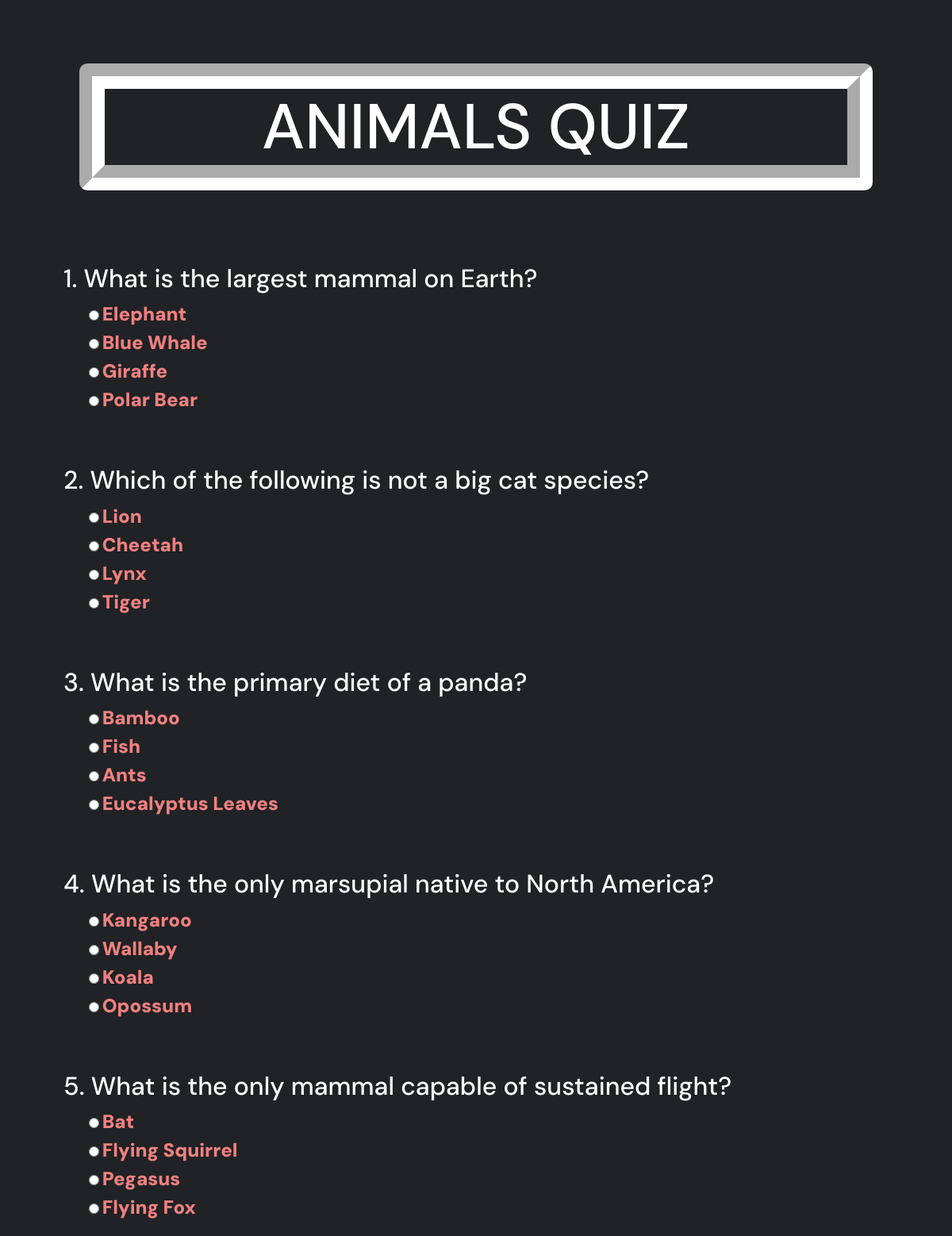
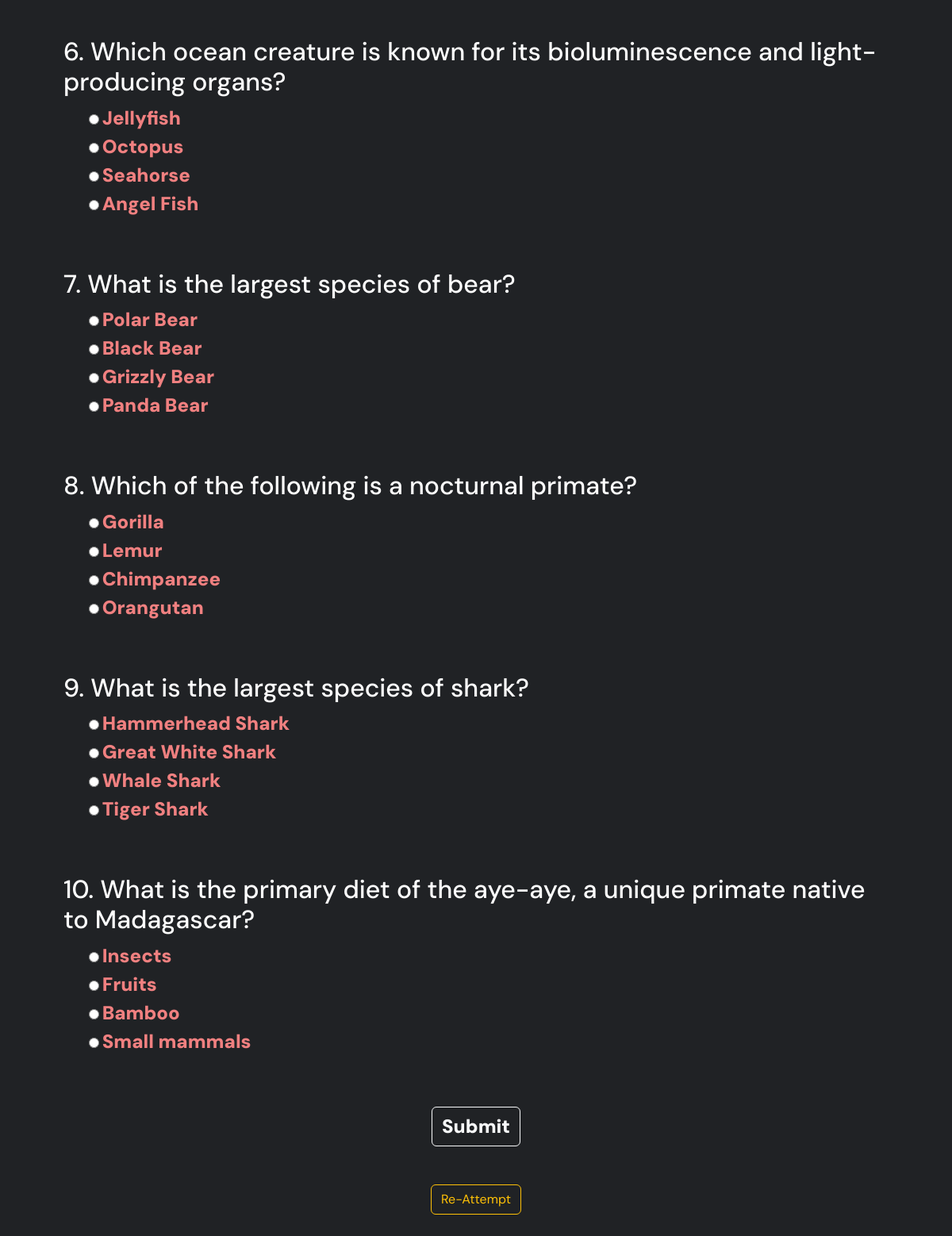
/quizPage/2, run on the app's committed database (2 pictures, top to bottom).
### quizApp/models.py (models this page shows)
class Quiz(models.Model):
    topic = models.CharField(max_length=70)
    question1 = models.CharField(max_length=250)
    option_1_q1 = models.CharField(max_length=150)
    option_2_q1 = models.CharField(max_length=150)
    option_3_q1 = models.CharField(max_length=150)
    option_4_q1 = models.CharField(max_length=150)
    answer_for_q1 = models.CharField(max_length=150)
    question2 = models.CharField(max_length=250)
    option_1_q2 = models.CharField(max_length=150)
    option_2_q2 = models.CharField(max_length=150)
    option_3_q2 = models.CharField(max_length=150)
    option_4_q2 = models.CharField(max_length=150)
    answer_for_q2 = models.CharField(max_length=150)
    question3 = models.CharField(max_length=250)
    option_1_q3 = models.CharField(max_length=150)
    option_2_q3 = models.CharField(max_length=150)
    option_3_q3 = models.CharField(max_length=150)
    option_4_q3 = models.CharField(max_length=150)
    answer_for_q3 = models.CharField(max_length=150)
    question4 = models.CharField(max_length=250)
    option_1_q4 = models.CharField(max_length=150)
    option_2_q4 = models.CharField(max_length=150)
    option_3_q4 = models.CharField(max_length=150)
    option_4_q4 = models.CharField(max_length=150)
    answer_for_q4 = models.CharField(max_length=150)
    question5 = models.CharField(max_length=250)
    option_1_q5 = models.CharField(max_length=150)
    option_2_q5 = models.CharField(max_length=150)
    option_3_q5 = models.CharField(max_length=150)
    option_4_q5 = models.CharField(max_length=150)
    answer_for_q5 = models.CharField(max_length=150)
    question6 = models.CharField(max_length=250)
    option_1_q6 = models.CharField(max_length=150)
    option_2_q6 = models.CharField(max_length=150)
    option_3_q6 = models.CharField(max_length=150)
    option_4_q6 = models.CharField(max_length=150)
    answer_for_q6 = models.CharField(max_length=150)
    question7 = models.CharField(max_length=250)
    option_1_q7 = models.CharField(max_length=150)
    option_2_q7 = models.CharField(max_length=150)
    option_3_q7 = models.CharField(max_length=150)
    option_4_q7 = models.CharField(max_length=150)
    answer_for_q7 = models.CharField(max_length=150)
    question8 = models.CharField(max_length=250)
    option_1_q8 = models.CharField(max_length=150)
    option_2_q8 = models.CharField(max_length=150)
    option_3_q8 = models.CharField(max_length=150)
    option_4_q8 = models.CharField(max_length=150)
    answer_for_q8 = models.CharField(max_length=150)
    question9 = models.CharField(max_length=250)
    option_1_q9 = models.CharField(max_length=150)
    option_2_q9 = models.CharField(max_length=150)
    option_3_q9 = models.CharField(max_length=150)
    option_4_q9 = models.CharField(max_length=150)
    answer_for_q9 = models.CharField(max_length=150)
    question10 = models.CharField(max_length=250)
    option_1_q10 = models.CharField(max_length=150)
    option_2_q10 = models.CharField(max_length=150)
    option_3_q10 = models.CharField(max_length=150)
    option_4_q10 = models.CharField(max_length=150)
    answer_for_q10 = models.CharField(max_length=150)

### quizApp/views.py (the view)
# urls.py: path('quizPage/<int:pk>', views.QuizPlayView.as_view()),
class QuizPlayView(DetailView):
    model = Quiz
    template_name = 'quizApp/quizFile.html'

### templates/quizApp/quizFile.html (shortened to what this page needs)
<!DOCTYPE html>
{% load static %}
<html>
   <head>
      <link href="https://cdn.jsdelivr.net/npm/bootstrap@5.3.2/dist/css/bootstrap.min.css" rel="stylesheet">
      <link rel="stylesheet" href={% static "css/quizPage_style.css" %}></link>
   </head>
   <body>
      <h1 id="quizHeading">{{quiz.topic}} QUIZ</h1>
      <br><br><br>
      <form action="/scores/" method="POST">
         <div id="q1">
            <h2>1. {{quiz.question1}}</h2>
            <ul class="containsButtons">
               <li>
                  <input type="radio" id="q1o1" name="ques1" value="{{quiz.option_1_q1}}" onchange="handleRadioChange('ques1',this)">
                  <label for=q1o1>{{quiz.option_1_q1}}</label>
               </li>
               <li>
                  <input type="radio" id="q1o2" name="ques1" value="{{quiz.option_2_q1}}" onchange="handleRadioChange('ques1',this)">
                  <label for=q1o1>{{quiz.option_2_q1}}</label>
               </li>
               <li>
                  <input type="radio" id="q1o3" name="ques1" value="{{quiz.option_3_q1}}" onchange="handleRadioChange('ques1',this)">
                  <label for=q1o1>{{quiz.option_3_q1}}</label>
               </li>
               <li>
                  <input type="radio" id="q1o4" name="ques1" value="{{quiz.option_4_q1}}" onchange="handleRadioChange('ques1',this)">
                  <label for=q1o1>{{quiz.option_4_q1}}</label>
               </li>
            </ul>
         </div>
         <br><br>
         <div id="q2">
            <h2>2. {{quiz.question2}}</h2>
            <ul class="containsButtons">
               <li>
                  <input type="radio" id="q2o1" name="ques2" value="{{quiz.option_1_q2}}" onchange="handleRadioChange('ques2',this)">
                  <label for=q2o1>{{quiz.option_1_q2}}</label>
               </li>
               <li>
                  <input type="radio" id="q2o2" name="ques2" value="{{quiz.option_2_q2}}" onchange="handleRadioChange('ques2',this)">
                  <label for=q2o2>{{quiz.option_2_q2}}</label>
               </li>
               <li>
                  <input type="radio" id="q2o3" name="ques2" value="{{quiz.option_3_q2}}" onchange="handleRadioChange('ques2',this)">
                  <label for=q2o3>{{quiz.option_3_q2}}</label>
               </li>
               <li>
                  <input type="radio" id="q2o4" name="ques2" value="{{quiz.option_4_q2}}" onchange="handleRadioChange('ques2',this)">
                  <label for=q2o4>{{quiz.option_4_q2}}</label>
               </li>
            </ul>
         </div>
         <br><br>
         <div id="q3">
            <h2>3. {{quiz.question3}}</h2>
            <ul class="containsButtons">
               <li>
                  <input type="radio" id="q3o1" name="ques3" value="{{quiz.option_1_q3}}" onchange="handleRadioChange('ques3',this)">
                  <label for=q3o1>{{quiz.option_1_q3}}</label>
               </li>
               <li>
                  <input type="radio" id="q3o2" name="ques3" value="{{quiz.option_2_q3}}" onchange="handleRadioChange('ques3',this)">
                  <label for=q3o2>{{quiz.option_2_q3}}</label>
               </li>
               <li>
                  <input type="radio" id="q3o3" name="ques3" value="{{quiz.option_3_q3}}" onchange="handleRadioChange('ques3',this)">
                  <label for=q3o3>{{quiz.option_3_q3}}</label>
               </li>
               <li>
                  <input type="radio" id="q3o4" name="ques3" value="{{quiz.option_4_q3}}" onchange="handleRadioChange('ques3',this)">
                  <label for=q3o4>{{quiz.option_4_q3}}</label>
               </li>
            </ul>
         </div>
         <br><br>
         <div id="q4">
            <h2>4. {{quiz.question4}}</h2>
            <ul class="containsButtons">
               <li>
                  <input type="radio" id="q4o1" name="ques4" value="{{quiz.option_1_q4}}" onchange="handleRadioChange('ques4',this)">
                  <label for=q4o1>{{quiz.option_1_q4}}</label>
               </li>
               <li>
                  <input type="radio" id="q4o2" name="ques4" value="{{quiz.option_2_q4}}" onchange="handleRadioChange('ques4',this)">
                  <label for=q4o2>{{quiz.option_2_q4}}</label>
               </li>
               <li>
                  <input type="radio" id="q4o3" name="ques4" value="{{quiz.option_3_q4}}" onchange="handleRadioChange('ques4',this)">
                  <label for=q4o3>{{quiz.option_3_q4}}</label>
               </li>
               <li>
                  <input type="radio" id="q4o4" name="ques4" value="{{quiz.option_4_q4}}" onchange="handleRadioChange('ques4',this)">
                  <label for=q4o4>{{quiz.option_4_q4}}</label>
               </li>
            </ul>
         </div>
         <br><br>
         <div id="q5">
            <h2>5. {{quiz.question5}}</h2>
            <ul class="containsButtons">
               <li>
                  <input type="radio" id="q5o1" name="ques5" value="{{quiz.option_1_q5}}" onchange="handleRadioChange('ques5',this)">
                  <label for=q5o1>{{quiz.option_1_q5}}</label>
               </li>
               <li>
                  <input type="radio" id="q5o2" name="ques5" value="{{quiz.option_2_q5}}" onchange="handleRadioChange('ques5',this)">
                  <label for=q5o2>{{quiz.option_2_q5}}</label>
               </li>
               <li>
                  <input type="radio" id="q5o3" name="ques5" value="{{quiz.option_3_q5}}" onchange="handleRadioChange('ques5',this)">
                  <label for=q5o3>{{quiz.option_3_q5}}</label>
               </li>
               <li>
                  <input type="radio" id="q5o4" name="ques5" value="{{quiz.option_4_q5}}" onchange="handleRadioChange('ques5',this)">
                  <label for=q5o4>{{quiz.option_4_q5}}</label>
               </li>
            </ul>
         </div>
         <br><br>
         <div id="q6">
            <h2>6. {{quiz.question6}}</h2>
            <ul class="containsButtons">
               <li>
                  <input type="radio" id="q6o1" name="ques6" value="{{quiz.option_1_q6}}" onchange="handleRadioChange('ques6',this)">
                  <label for=q6o1>{{quiz.option_1_q6}}</label>
               </li>
               <li>
                  <input type="radio" id="q6o2" name="ques6" value="{{quiz.option_2_q6}}" onchange="handleRadioChange('ques6',this)">
                  <label for=q6o2>{{quiz.option_2_q6}}</label>
               </li>
               <li>
                  <input type="radio" id="q6o3" name="ques6" value="{{quiz.option_3_q6}}" onchange="handleRadioChange('ques6',this)">
                  <label for=q6o3>{{quiz.option_3_q6}}</label>
               </li>
               <li>
                  <input type="radio" id="q6o4" name="ques6" value="{{quiz.option_4_q6}}" onchange="handleRadioChange('ques6',this)">
                  <label for=q6o4>{{quiz.option_4_q6}}</label>
               </li>
            </ul>
         </div>
         <br><br>
         <div id="q7">
            <h2>7. {{quiz.question7}}</h2>
            <ul class="containsButtons">
               <li>
                  <input type="radio" id="q7o1" name="ques7" value="{{quiz.option_1_q7}}" onchange="handleRadioChange('ques7',this)">
                  <label for=q7o1>{{quiz.option_1_q7}}</label>
               </li>
               <li>
                  <input type="radio" id="q7o2" name="ques7" value="{{quiz.option_2_q7}}" onchange="handleRadioChange('ques7',this)">
                  <label for=q7o2>{{quiz.option_2_q7}}</label>
               </li>
               <li>
                  <input type="radio" id="q7o3" name="ques7" value="{{quiz.option_3_q7}}" onchange="handleRadioChange('ques7',this)">
                  <label for=q7o3>{{quiz.option_3_q7}}</label>
               </li>
               <li>
                  <input type="radio" id="q7o4" name="ques7" value="{{quiz.option_4_q7}}" onchange="handleRadioChange('ques7',this)">
                  <label for=q7o4>{{quiz.option_4_q7}}</label>
               </li>
            </ul>
         </div>
         <br><br>
         <div id="q8">
            <h2>8. {{quiz.question8}}</h2>
            <ul class="containsButtons">
               <li>
                  <input type="radio" id="q8o1" name="ques8" value="{{quiz.option_1_q8}}" onchange="handleRadioChange('ques8',this)">
                  <label for=q8o1>{{quiz.option_1_q8}}</label>
               </li>
               <li>
                  <input type="radio" id="q8o2" name="ques8" value="{{quiz.option_2_q8}}" onchange="handleRadioChange('ques8',this)">
                  <label for=q8o2>{{quiz.option_2_q8}}</label>
               </li>
               <li>
                  <input type="radio" id="q8o3" name="ques8" value="{{quiz.option_3_q8}}" onchange="handleRadioChange('ques8',this)">
                  <label for=q8o3>{{quiz.option_3_q8}}</label>
               </li>
               <li>
                  <input type="radio" id="q8o4" name="ques8" value="{{quiz.option_4_q8}}" onchange="handleRadioChange('ques8',this)">
                  <label for=q8o4>{{quiz.option_4_q8}}</label>
               </li>
            </ul>
         </div>
         <br><br>
         <div id="q9">
            <h2>9. {{quiz.question9}}</h2>
            <ul class="containsButtons">
               <li>
                  <input type="radio" id="q9o1" name="ques9" value="{{quiz.option_1_q9}}" onchange="handleRadioChange('ques9',this)">
                  <label for=q9o1>{{quiz.option_1_q9}}</label>
               </li>
               <li>
                  <input type="radio" id="q9o2" name="ques9" value="{{quiz.option_2_q9}}" onchange="handleRadioChange('ques9',this)">
                  <label for=q9o2>{{quiz.option_2_q9}}</label>
               </li>
               <li>
                  <input type="radio" id="q9o3" name="ques9" value="{{quiz.option_3_q9}}" onchange="handleRadioChange('ques9',this)">
                  <label for=q9o3>{{quiz.option_3_q9}}</label>
               </li>
               <li>
                  <input type="radio" id="q9o4" name="ques9" value="{{quiz.option_4_q9}}" onchange="handleRadioChange('ques9',this)">
                  <label for=q9o4>{{quiz.option_4_q9}}</label>
               </li>
            </ul>
         </div>
         <br><br>
         <div id="q10">
            <h2>10. {{quiz.question10}}</h2>
            <ul class="containsButtons">
               <li>
                  <input type="radio" id="q10o1" name="ques10" value="{{quiz.option_1_q10}}" onchange="handleRadioChange('ques10',this)">
                  <label for=q10o1>{{quiz.option_1_q10}}</label>
               </li>
               <li>
                  <input type="radio" id="q10o2" name="ques10" value="{{quiz.option_2_q10}}" onchange="handleRadioChange('ques10',this)">
                  <label for=q10o2>{{quiz.option_2_q10}}</label>
               </li>
               <li>
                  <input type="radio" id="q10o3" name="ques10" value="{{quiz.option_3_q10}}" onchange="handleRadioChange('ques10',this)">
                  <label for=q10o3>{{quiz.option_3_q10}}</label>
               </li>
               <li>
                  <input type="radio" id="q10o4" name="ques10" value="{{quiz.option_4_q10}}" onchange="handleRadioChange('ques10',this)">
                  <label for=q10o4>{{quiz.option_4_q10}}</label>
               </li>
            </ul>
         </div>
         <br><br>
         <center><input type="submit" name="SUBMIT" class="btn btn-outline-light"></center>
      </form><br><br>
      <div id="btn-div">
         <center><button onclick="refreshPage()" class="btn btn-outline-warning">Re-Attempt</button></center></div>
   </body>
</html>

### static/css/quizPage_style.css (style rules this page uses)
body { padding: 0; margin: 5pc; font-family: DM Sans; background-color: #202225; color: white; }
ul { list-style: none; }
h2 { font-size: 2pc; }
#quizHeading { text-align: center; border: 2pc groove white; border-radius: 10px; margin: 20px; font-size: 5pc; }
.containsButtons { display: flex; flex-direction: column; justify-content: space-evenly; font-weight: 1000; }
label { font-size: 1.5pc; color: lightcoral; }
input[type=submit] { font-size: 1.5pc; font-weight: 1000; }

### data on the page
Quiz: topic "ANIMALS", question1 "What is the largest mammal on Earth?", option_1_q1 "Elephant", option_2_q1 "Blue Whale", option_3_q1 "Giraffe", option_4_q1 "Polar Bear", question2 "Which of the following is not a big cat species?", option_1_q2 "Lion", option_2_q2 "Cheetah", option_3_q2 "Lynx", option_4_q2 "Tiger", question3 "What is the primary diet of a panda?", option_1_q3 "Bamboo", option_2_q3 "Fish", option_3_q3 "Ants", option_4_q3 "Eucalyptus Leaves", question4 "What is the only marsupial native to North America?", option_1_q4 "Kangaroo", option_2_q4 "Wallaby", option_3_q4 "Koala", option_4_q4 "Opossum", question5 "What is the only mammal capable of sustained flight?", option_1_q5 "Bat", option_2_q5 "Flying Squirrel", option_3_q5 "Pegasus", option_4_q5 "Flying Fox", question6 "Which ocean creature is known for its bioluminescence and light-producing organs?", option_1_q6 "Jellyfish", option_2_q6 "Octopus", option_3_q6 "Seahorse", option_4_q6 "Angel Fish", question7 "What is the largest species of bear?", option_1_q7 "Polar Bear", option_2_q7 "Black Bear", option_3_q7 "Grizzly Bear", option_4_q7 "Panda Bear", question8 "Which of the following is a nocturnal primate?", option_1_q8 "Gorilla", option_2_q8 "Lemur", option_3_q8 "Chimpanzee", option_4_q8 "Orangutan", question9 "What is the largest species of shark?", option_1_q9 "Hammerhead Shark", option_2_q9 "Great White Shark", option_3_q9 "Whale Shark", option_4_q9 "Tiger Shark", question10 "What is the primary diet of the aye-aye, a unique primate native to Madagascar?", option_1_q10 "Insects", option_2_q10 "Fruits", option_3_q10 "Bamboo", option_4_q10 "Small mammals"
